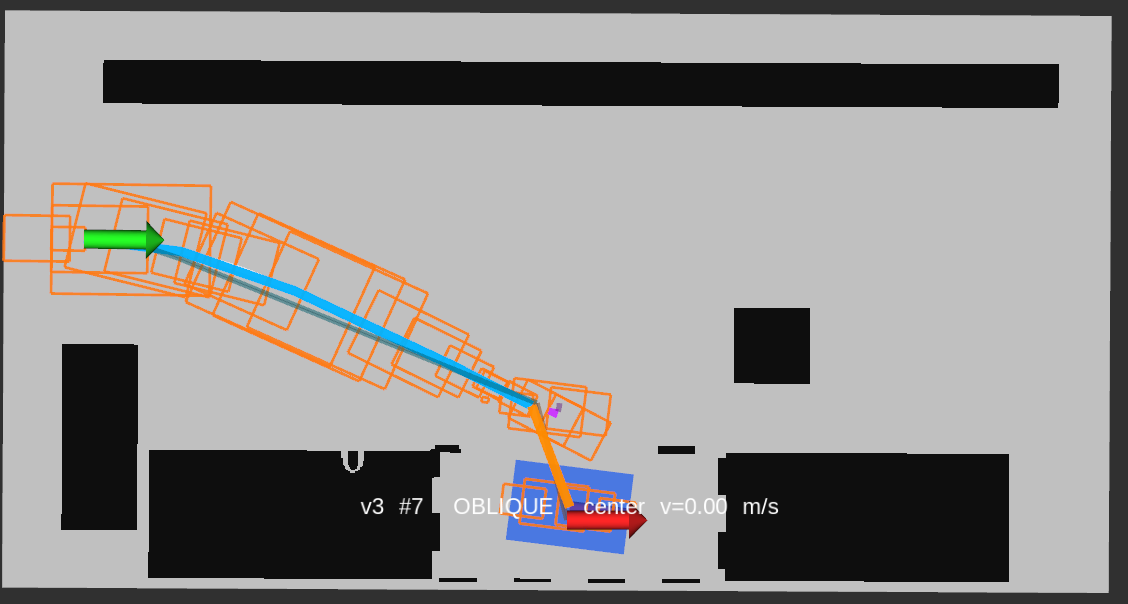
#> input picture qna/image-1.png, 1128 x 604 px
$ python annotate.py --input ../../../../qna/image-1.png --output out.png --line ../../../../qna/image-10.png
#> lines starting #> are read from the running program, lines starting #| are printed output that depends on the picture
#!/usr/bin/env python3
"""Add an evidence caption strip below a screenshot (original kept)."""
import argparse

from PIL import Image, ImageDraw, ImageFont


def main():
    parser = argparse.ArgumentParser()
    parser.add_argument("--input", required=True)
    parser.add_argument("--output", required=True)
    parser.add_argument("--line", action="append", required=True)
    args = parser.parse_args()
    image = Image.open(args.input).convert("RGB")
#> image is the input picture: PIL image 1128x604 RGB; mean R, G, B 146.4, 144.8, 143.7
    font = ImageFont.truetype(
        "/usr/share/fonts/truetype/dejavu/DejaVuSansMono.ttf", 15)
    line_height = 20
    strip = 8 + line_height * len(args.line)
    canvas = Image.new("RGB", (image.width, image.height + strip),
                       (12, 12, 12))
#> canvas: PIL image 1128x632 RGB; every value is 12
    canvas.paste(image, (0, 0))
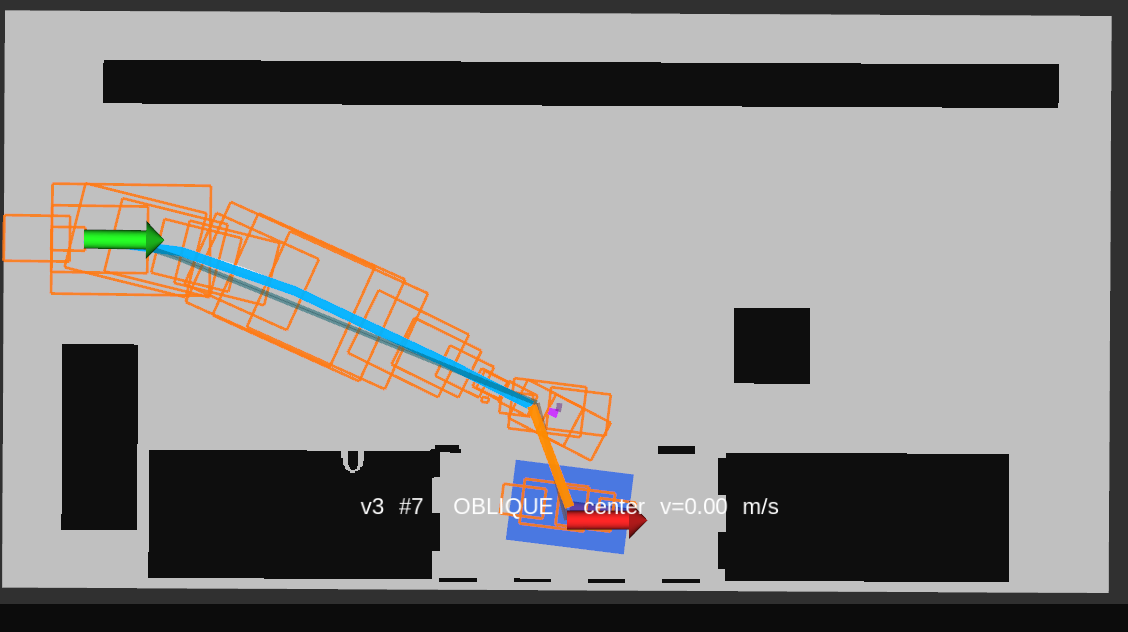
#> canvas: PIL image 1128x632 RGB; mean R, G, B 140.5, 138.9, 137.9
    draw = ImageDraw.Draw(canvas)
    for index, line in enumerate(args.line):
        draw.text((10, image.height + 4 + index * line_height), line,
                  fill=(235, 235, 235), font=font)
    canvas.save(args.output)
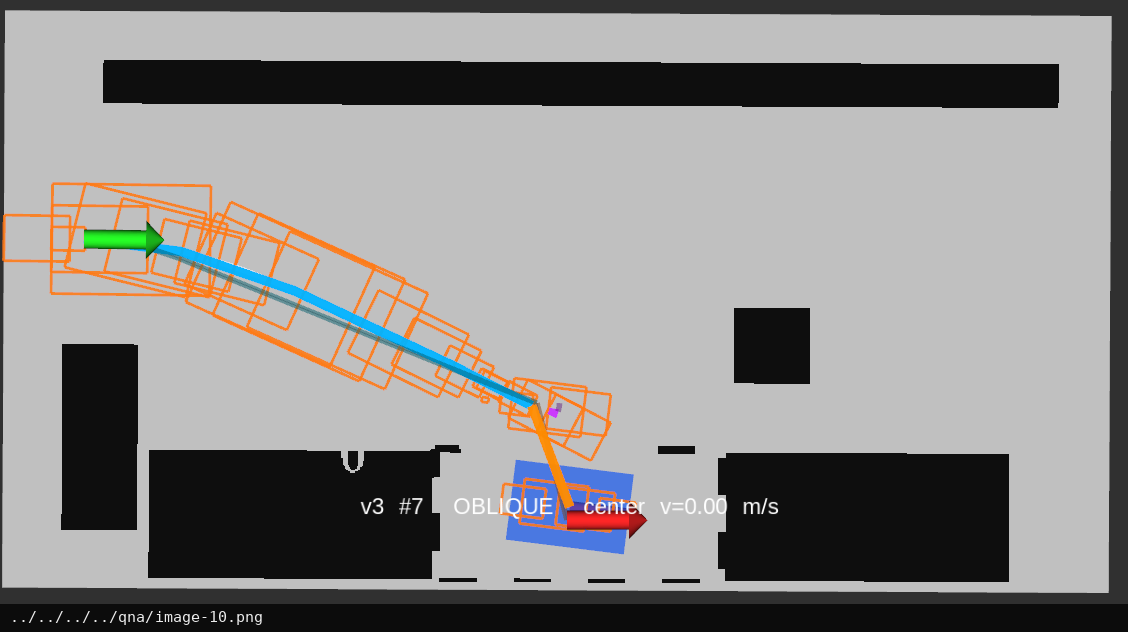
#> saved as out.png: PIL image 1128x632 RGB; mean R, G, B 140.6, 139.1, 138


if __name__ == "__main__":
    main()

$ run again, on qna/image-11.png
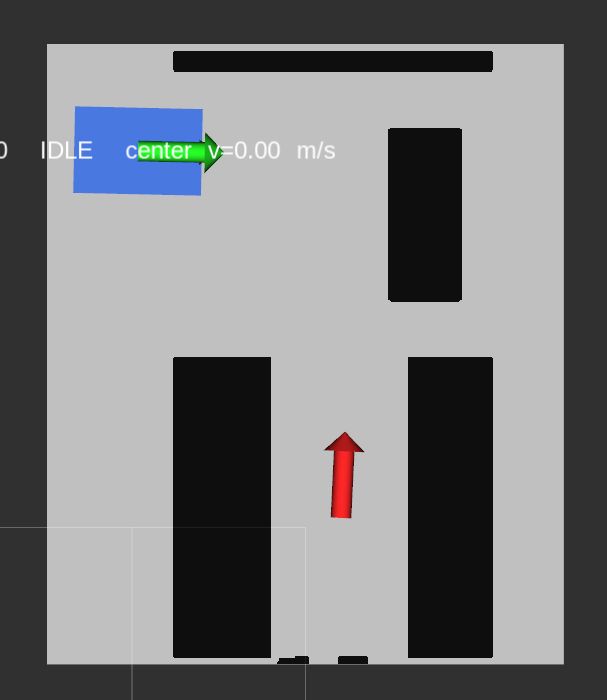
#> input picture qna/image-11.png, 607 x 700 px
#> in main, image is the input picture: PIL image 607x700 RGB; mean R, G, B 122.2, 123.1, 125
#> in main, `canvas.paste(image, (0, 0))`:
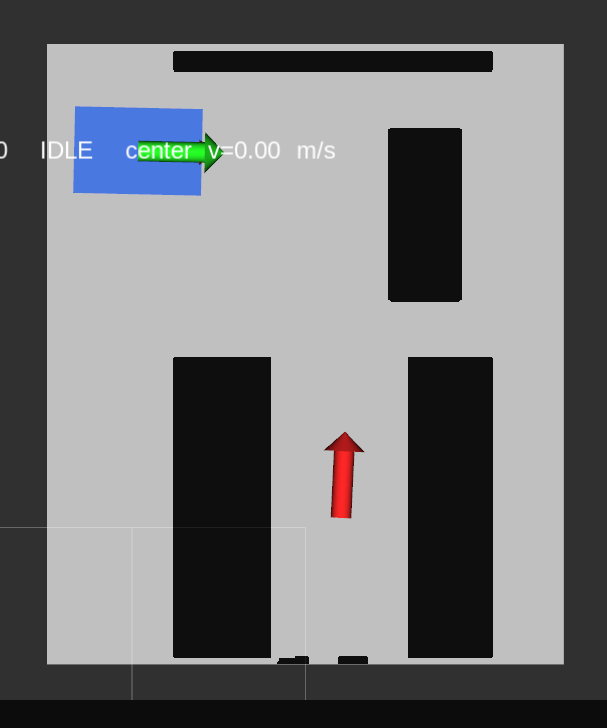
#> canvas: PIL image 607x728 RGB; mean R, G, B 118, 118.8, 120.6
#> in main, `canvas.save(args.output)`:
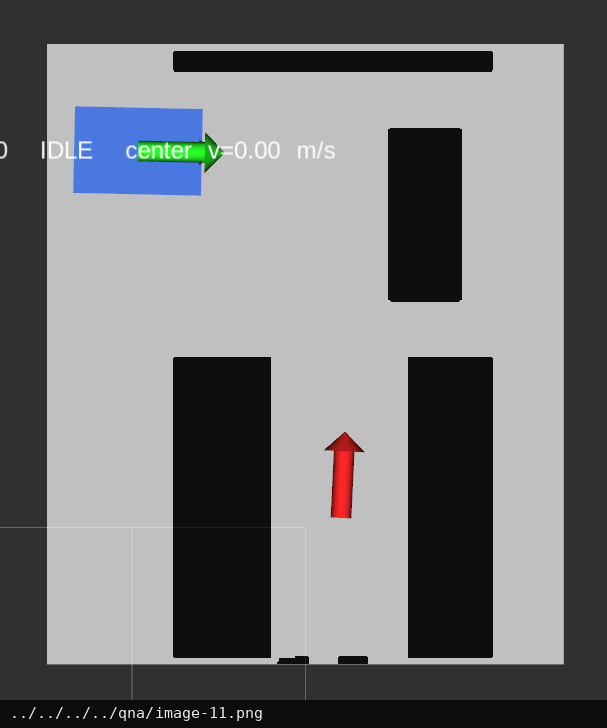
#> saved as out.png: PIL image 607x728 RGB; mean R, G, B 118.2, 119.1, 120.9

$ run again, on qna/image-13.png
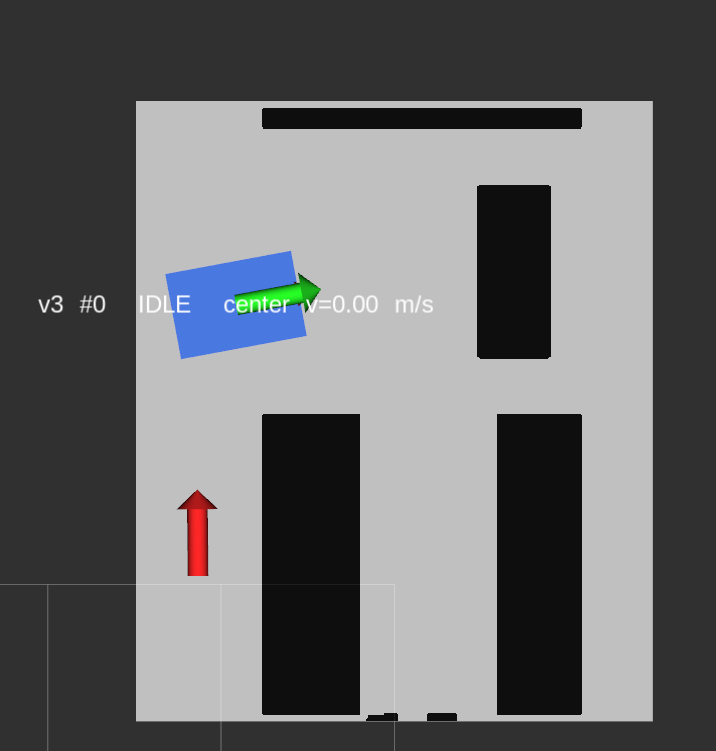
#> input picture qna/image-13.png, 716 x 751 px
#> in main, image is the input picture: PIL image 716x751 RGB; mean R, G, B 106.7, 107.5, 108.9
#> in main, `canvas.paste(image, (0, 0))`:
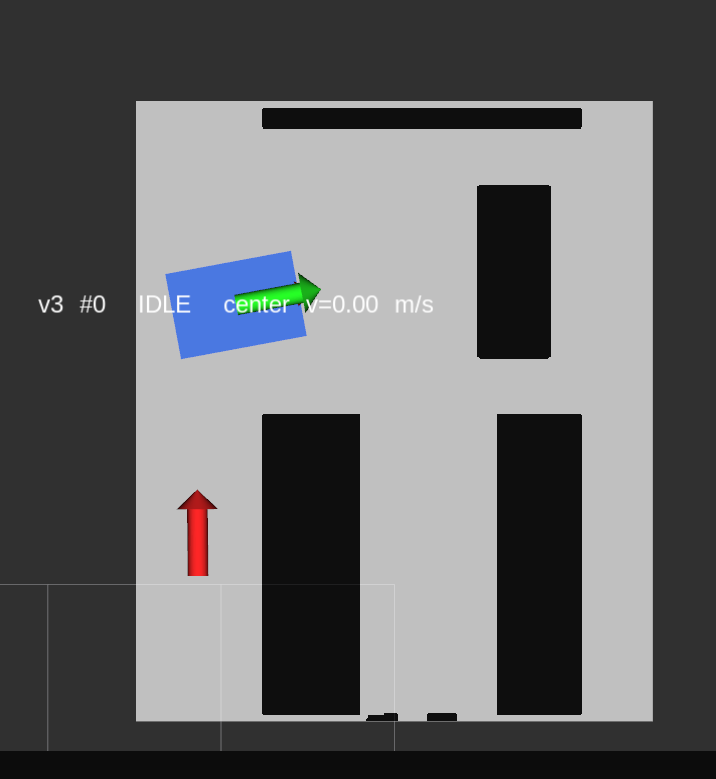
#> canvas: PIL image 716x779 RGB; mean R, G, B 103.3, 104, 105.4
#> in main, `canvas.save(args.output)`:
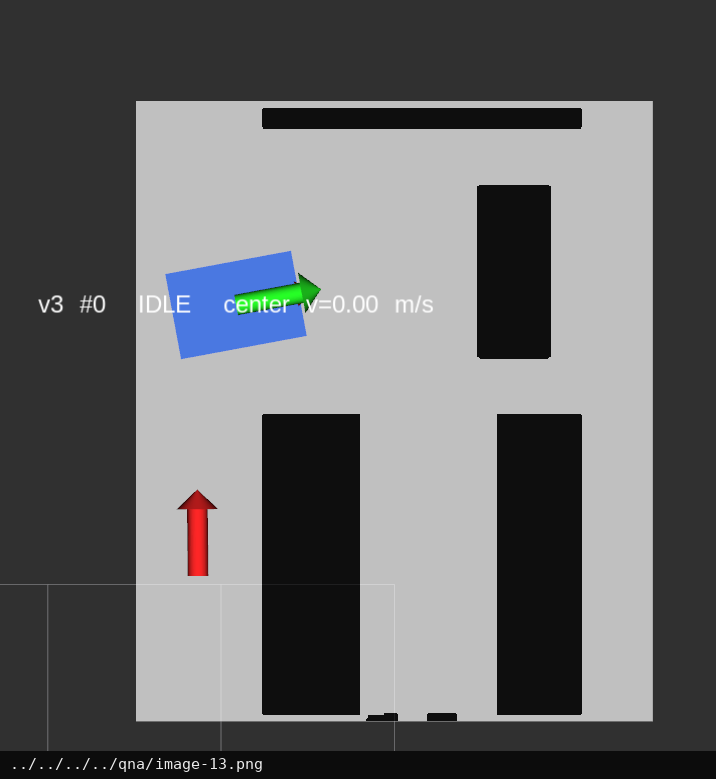
#> saved as out.png: PIL image 716x779 RGB; mean R, G, B 103.5, 104.2, 105.6
